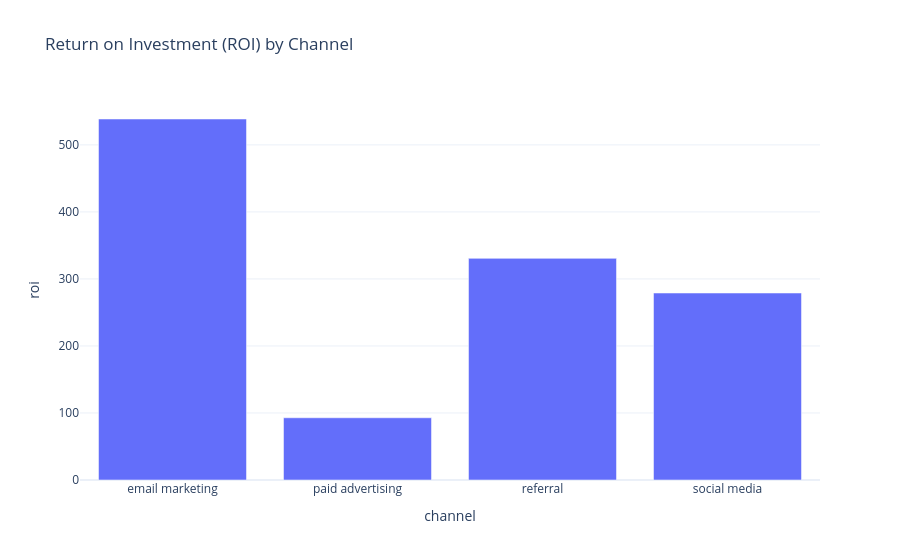

Notebook cell for this chart:
### Code cell
data['roi'] = data['revenue']/ data['cost']
roi_by_channel = data.groupby('channel')['roi'].mean().reset_index()

fig = px.bar(roi_by_channel,
             x= 'channel',
             y= 'roi',
             title= 'Return on Investment (ROI) by Channel')
fig.show()

### Figure 1 — Plotly figure (JSON) as saved in the notebook; plotly's stock layout.template omitted (floating-point values rounded to 4 significant figures)
{"data": [{"hovertemplate": "channel=%{x}<br>roi=%{y}<extra></extra>", "legendgroup": "", "marker": {"color": "#636efa", "pattern": {"shape": ""}}, "name": "", "orientation": "v", "showlegend": false, "textposition": "auto", "type": "bar", "x": ["email marketing", "paid advertising", "referral", "social media"], "xaxis": "x", "y": [538.6, 92.83, 330.7, 279.0], "yaxis": "y"}], "layout": {"autosize": true, "barmode": "relative", "legend": {"tracegroupgap": 0}, "title": {"text": "Return on Investment (ROI) by Channel"}, "xaxis": {"anchor": "y", "autorange": true, "domain": [0, 1], "range": [-0.5, 3.5], "title": {"text": "channel"}, "type": "category"}, "yaxis": {"anchor": "x", "autorange": true, "domain": [0, 1], "range": [0, 567.0], "title": {"text": "roi"}, "type": "linear"}}}
